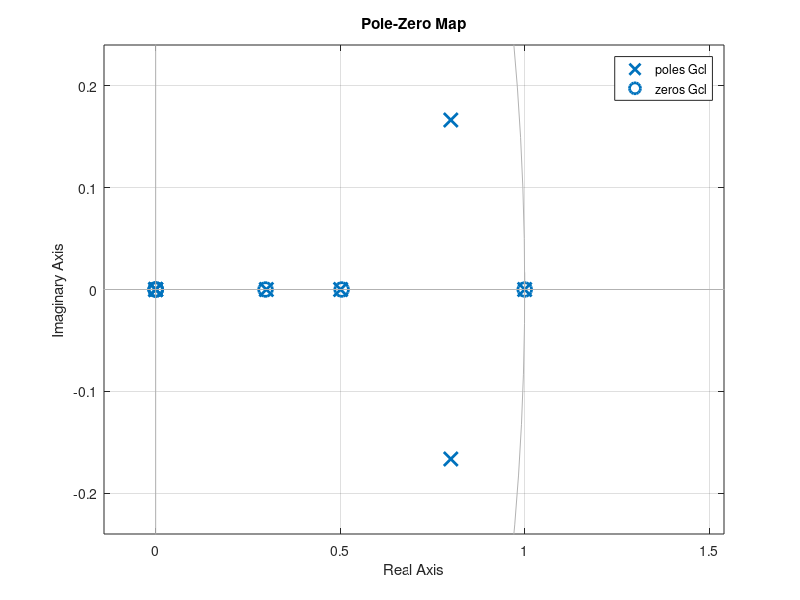

This chart was generated by the following MATLAB code:
clc;
clear all;
close all;

fs = 10;
h = 1/fs;

% Ko = 1;

z = tf('z', h);

% Gop = Ko/((z-0.9)*(z-0.7))

% figure
% rlocus(Gop)
% grid on

Kp = 0.1901;
Ki = 1.3205;
Kd = 5.685 * 10^-3;

b0 = Kp + Ki*h + (Kd/h);
b1 = -(Kp + (2*Kd/h));
b2 = Kd/h;




Ha = (0.1*z*(z-1))/((z-0.3)*(z-0.5)*(z-0.7)*(z-0.9));

Gc = (b0 + (b1*z^(-1)) + b2*(z^(-2)))/(1-z^(-1));
Gop = Gc * Ha;
Gcl = feedback(Gop,1);


figure
pzmap(Gcl)
grid on
